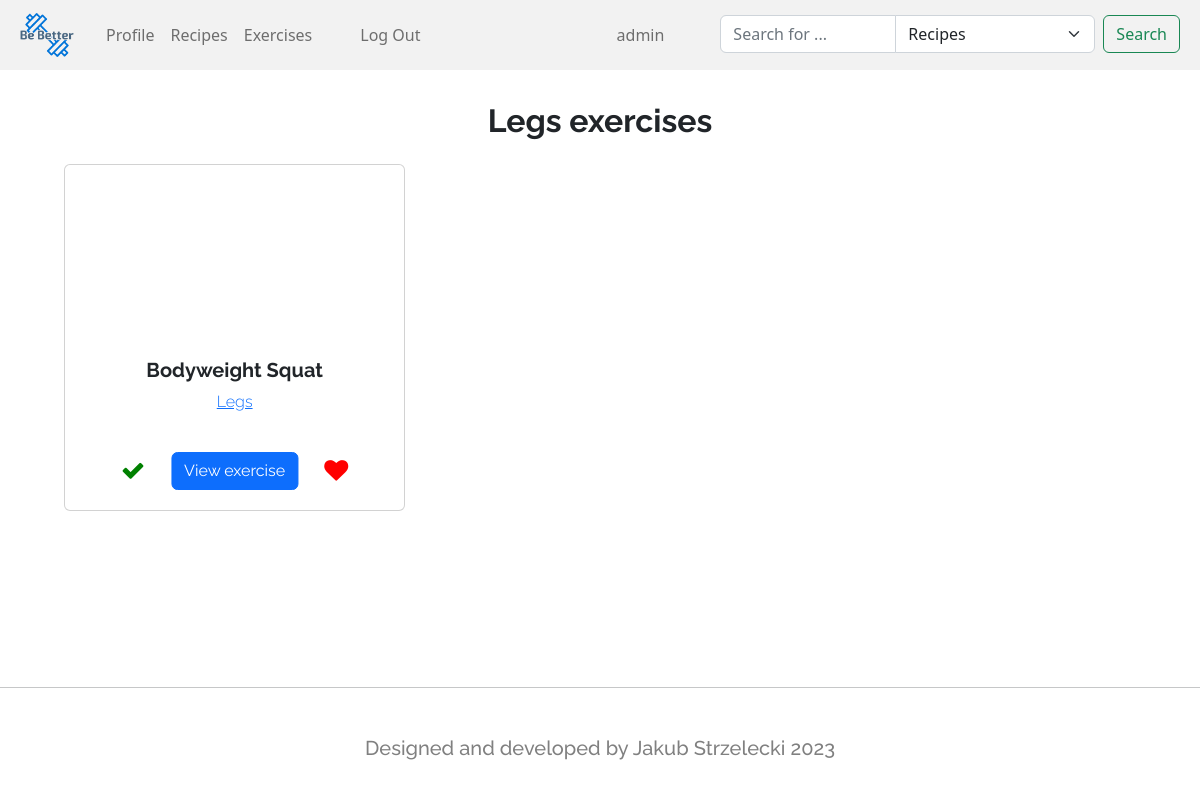
The page /exercises/Legs (signed in) on the database its author committed.
### fitness_app/models.py (models this page shows, shortened)
class CustomUser(AbstractUser):
    email = models.EmailField(unique=True)
    username = models.CharField(max_length=30, default='')
    phone_number = models.CharField(max_length=20)
    birth_date = models.DateField(null=True, blank=True)
    height = models.DecimalField(max_digits=5, decimal_places=2, null=True, blank=True)
    weight = models.DecimalField(max_digits=5, decimal_places=2, null=True, blank=True)
    profile_picture = models.ImageField(upload_to='profile_pictures/', null=True, blank=True)
    sex = models.CharField(max_length=6, null=True, blank=True)
    USERNAME_FIELD = 'email'
    REQUIRED_FIELDS = ['username', 'first_name', 'last_name', 'phone_number', 'birth_date', 'height', 'weight', 'sex']

class Exercise(models.Model):
    name = models.CharField(max_length=100)
    type = models.CharField(max_length=50)
    video_link = models.URLField()
    description = models.JSONField(default=dict)

### fitness_app/views.py (the view)
# urls.py: path('exercises/<slug:type>', views.type, name='type'),
def type(request, type):
    user = request.user
    type = unslugify(type)
    exercises = Exercise.objects.filter(type__icontains=type)
    try:
        liked_exercises = LikedExercise.objects.filter(user=user).values_list('exercise', flat=True)
        training = Training.objects.filter(user=user).values_list('exercise', flat=True)
        return render(request, 'fitness_app/type.html', {
            'exercises': exercises,
            'type': type,
            'liked_exercises': liked_exercises,
            'training': training
        })
    except TypeError:
        return render(request, 'fitness_app/type.html', {
            'type': type,
            'exercises': exercises
        })

### unslugify.py (called while the page is built)
def unslugify(text):
    if text == 'valentines-day':
        return "Valentine's Day"
    return slugify(text, allow_unicode=True).replace('-', ' ').title()

### fitness_app/templates/fitness_app/type.html (shortened to what this page needs)
{% extends "fitness_app/layout.html" %} {% block title %} Types {% endblock %} {% block body %}
<div class="row text-center" id="recipe-list">
    <h2><strong>{{ type }} exercises</strong></h2>
	{% for exercise in exercises %}
	<div class="col-md-4 my-3">
		<div class="card h-100">
			<a
				class="title-link"
				href="{% url 'exercise' id=exercise.id name=exercise.name|slugify %}"
				><video playsinline preload="metadata" muted autoplay loop class="card-img-top" src="{{ exercise.video_link }}"></video></a>
			<div class="card-body text-center" style="padding-bottom: 6em">
				<a
					class="title-link"
					href="{% url 'exercise' id=exercise.id name=exercise.name|slugify %}"
					><h5 class="card-title fw-bold">{{ exercise.name }}</h5></a
				>
				<a href="{% url 'type' type=exercise.type|slugify %}" class="card-link">{{ exercise.type }}</a>
				<a
					href="{% url 'exercise' id=exercise.id name=exercise.name|slugify %}"
					class="btn btn-primary btn-card-bottom"
					>View exercise</a
				>
			</div>
            {% if user.is_authenticated %}
                {% if exercise.id in liked_exercises %}
                    <button class="unlike-exercise" data-exercise-id="{{ exercise.id }}"><i class="fa fa-heart"></i></button>
                {% else %}
                    <button class="like-exercise" data-exercise-id="{{ exercise.id }}"><i class="fa fa-heart"></i></button>
                {% endif %}
                {% if exercise.id in training %}
                    <button class="remove-from-training" data-exercise-id="{{ exercise.id }}"><i class="fa fa-check"></i></button>
                {% else %}
                    <button class="add-to-training" data-exercise-id="{{ exercise.id }}"><i class="fa fa-plus"></i></button>
                {% endif %}
            {% endif %}
		</div>
	</div>
	{% endfor %}
</div>
{% endblock %}

### fitness_app/templates/fitness_app/layout.html (shortened to what this page needs)
{% load static %}
<!DOCTYPE html>
<html id="html" lang="en">
	<head>
        <link rel="stylesheet" href="https://cdnjs.cloudflare.com/ajax/libs/font-awesome/4.7.0/css/font-awesome.min.css">
        <link rel="stylesheet" href="https://cdnjs.cloudflare.com/ajax/libs/twitter-bootstrap/5.1.3/css/bootstrap.min.css" />
		<link href="{% static 'fitness_app/styles.css' %}" rel="stylesheet" />
		<link
			href="https://cdn.jsdelivr.net/npm/bootstrap@5.2.3/dist/css/bootstrap.min.css"
			rel="stylesheet"
		/>
	</head>
	<body>
		<nav class="navbar sticky-top navbar-expand-lg" style="background-color: rgb(242, 242, 242);">
			<div class="container-fluid">
				<a class="navbar-brand" href="{% url 'index' %}"><img style="width:70px; height: auto;"src="{% static 'logo-no-background.png' %}" alt=""></a>
				<div class="collapse navbar-collapse" id="navbarScroll">
					<ul
						class="navbar-nav me-auto my-2 my-lg-0 text-center"
					>
						<li class="nav-item">
							<a class="nav-link" href="{% url 'index' %}">Profile</a>
						</li>
						<li class="nav-item">
							<a class="nav-link" href="{% url 'recipes' %}">Recipes</a>
						</li>
                        <li class="nav-item">
							<a class="nav-link" href="{% url 'exercises' %}">Exercises</a>
						</li>
						{% if user.is_authenticated %}
						<li class="nav-item pl">
							<a
								class="nav-link"
								href="{% url 'logout' %}"
								>Log Out</a
							>
						</li>
						{% endif %}
					</ul>
					<ul
						class="navbar-nav my-2 my-lg-0 navbar-nav-scroll"
						style="--bs-scroll-height: 100px"
					>
						{% if user.is_authenticated %}
						<li class="nav-item me-5 username">
							<a class="nav-link">{{ user.username }}</a>
						</li>
						{% endif %}
						<li>
							<form class="d-flex search-bar" role="search" method="get" action="{% url 'search' %}">
    <div class="input-group">
        <input class="form-control" type="search" placeholder="Search for ..." aria-label="Search" name="q" value="{{ query }}">
        <select name="search_type" id="search_type_select" class="form-select">
            <option value="recipes">Recipes</option>
        </select>
    </div>
        <button class="btn btn-outline-success mx-2" type="submit">Search</button>
</form>
						</li>
					</ul>
				</div>
			</div>
		</nav>
		<div class="body">
			{% block body %}
            {% endblock %}
		</div>
        <div class="text-center" style="margin-top: 10em;">
            <hr>
            <h5 class="my-5 footer-text" style="color: gray;">Designed and developed by Jakub Strzelecki 2023</h5>
        </div>
	</body>
</html>

### fitness_app/static/fitness_app/styles.css (style rules this page uses)
.body { margin: 2em 4em; font-family: "Raleway", sans-serif; font-weight: 300; overflow-x: hidden; }
.btn-card-bottom { position: absolute; left: 50%; bottom: 20px; transform: translateX(-50%); }
.title-link { color: inherit; text-decoration: none; }
html { scroll-behavior: smooth; }
.unlike-exercise { position: absolute; font-size: 1.5em; bottom: 20px; right: 50px; color: red; border: none; background-color: inherit; }
.remove-from-training { position: absolute; font-size: 1.5em; bottom: 20px; left: 50px; color: green; border: none; background-color: inherit; }
.footer-text { font-family: "Raleway", sans-serif; }
.pl { padding-left: 2em; }

### rows shown on the page
CustomUser: username "admin"
Exercise: type "Legs", name "Bodyweight Squat"
